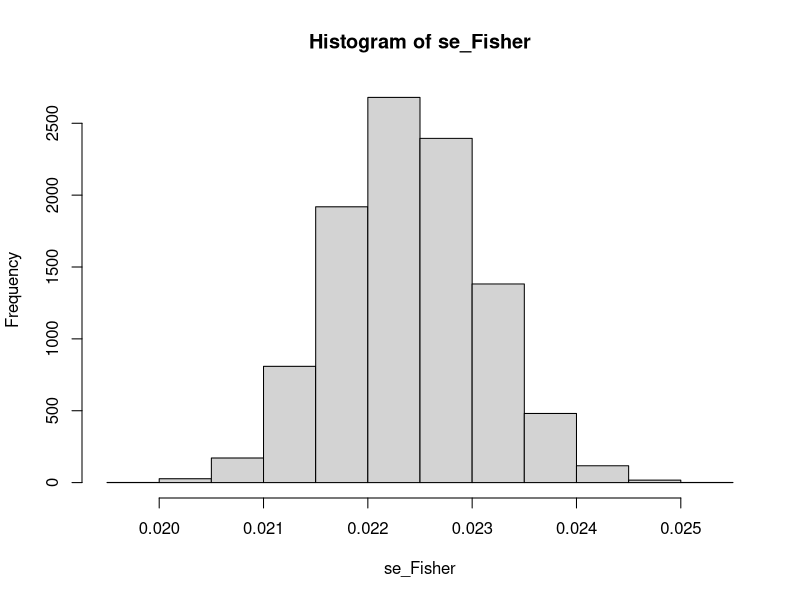
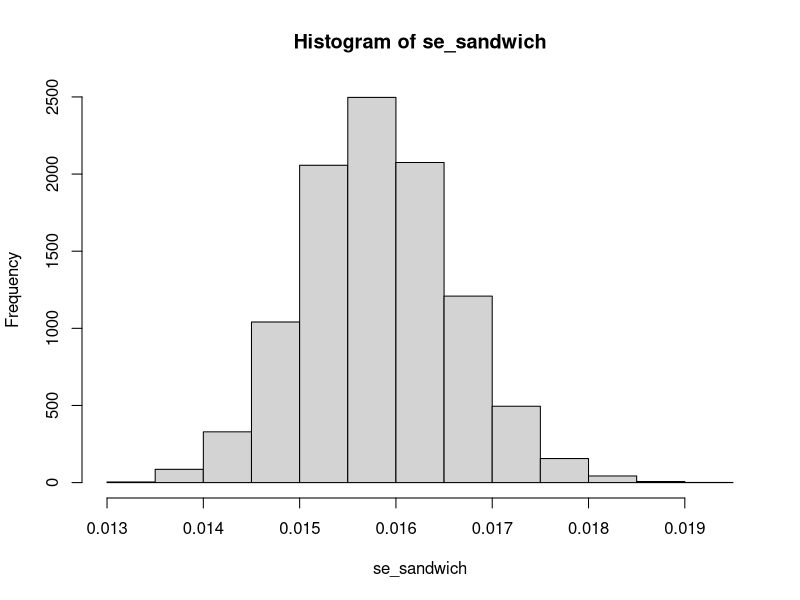

Write R code to recreate these figures, in order.
n = 500
B = 10000
lamb_hat = numeric(B)
se_Fisher = numeric(B)
se_sandwich = numeric(B)
for (i in 1:B) {
  X = rgamma(n,2,rate=1)
  lamb_hat[i] = 1/mean(X)
  se_Fisher[i] = 1/(mean(X)*sqrt(n))
  se_sandwich[i] = sd(X)/(mean(X)^2*sqrt(n))
}
print(mean(lamb_hat))
print(sd(lamb_hat))
hist(se_Fisher)
hist(se_sandwich)